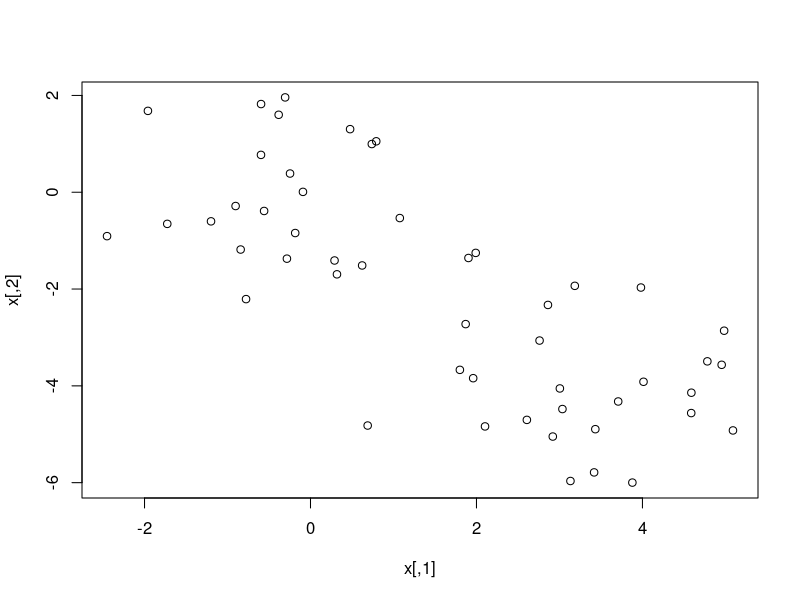
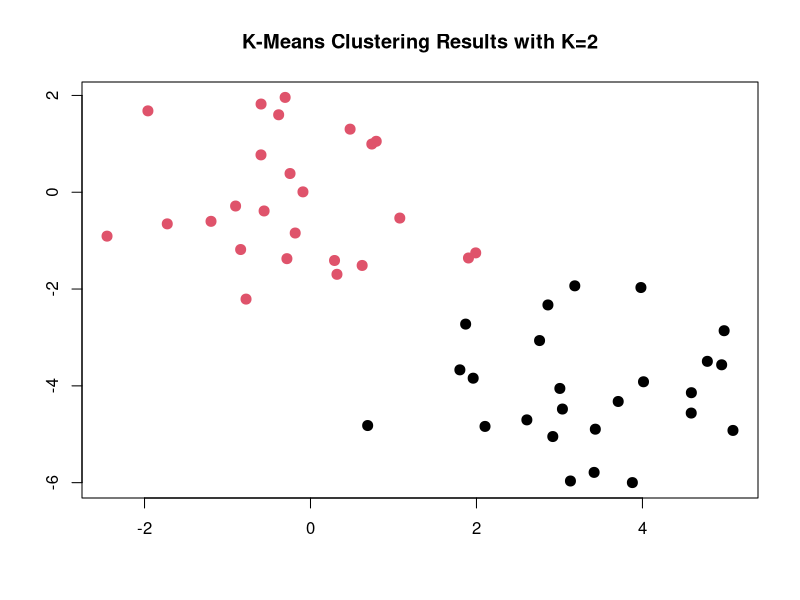
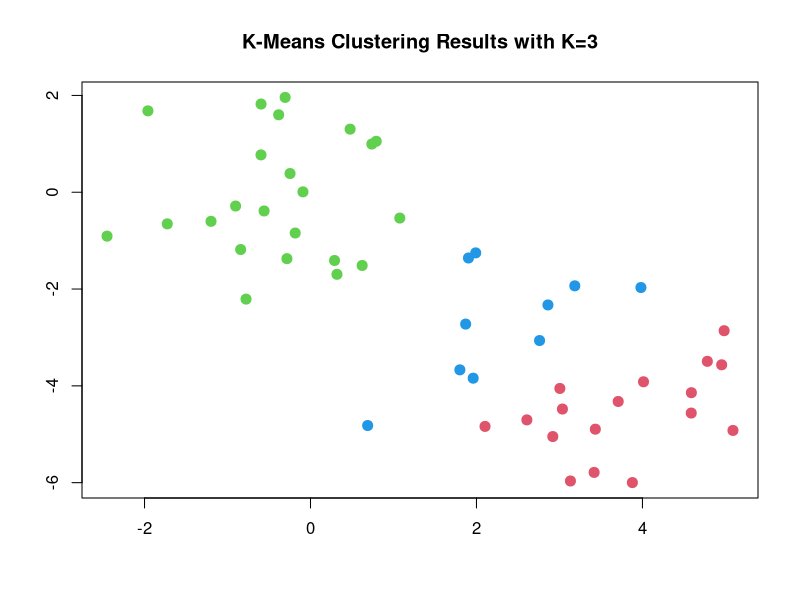

Write R code to recreate these figures, in order.

rm(list=ls())


# simulated example

set.seed(2)
x = matrix(rnorm(50*2), ncol =2)
x[1:25, 1] = x[1:25, 1] + 3
x[1:25, 2] = x[1:25, 2] - 4
dev.new()
plot(x)
# k_means clustering with K=2


# sntart = 20 is showing how many random sets should be chosen
# We strongly recommend always running K-means clustering with a large value of nstart, such as 20 or 50
K = 2
km.out = kmeans(x, K, nstart = 20)
km.out

# The cluster assignments of the 50 observations are contained in
# km.out$cluster

km.out$cluster
dev.new()
plot(x, col = (km.out$cluster), main="K-Means Clustering Results with K=2", xlab ="", ylab="", pch =20, cex =2)


# for real data we don't know the number of clusters. So let us try with K=3

set.seed(4)
K = 3
km.out = kmeans(x, K, nstart = 20)
km.out
dev.new()
plot(x, col = (km.out$cluster + 1), main="K-Means Clustering Results with K=3", xlab ="", ylab="", pch =20, cex =2)


